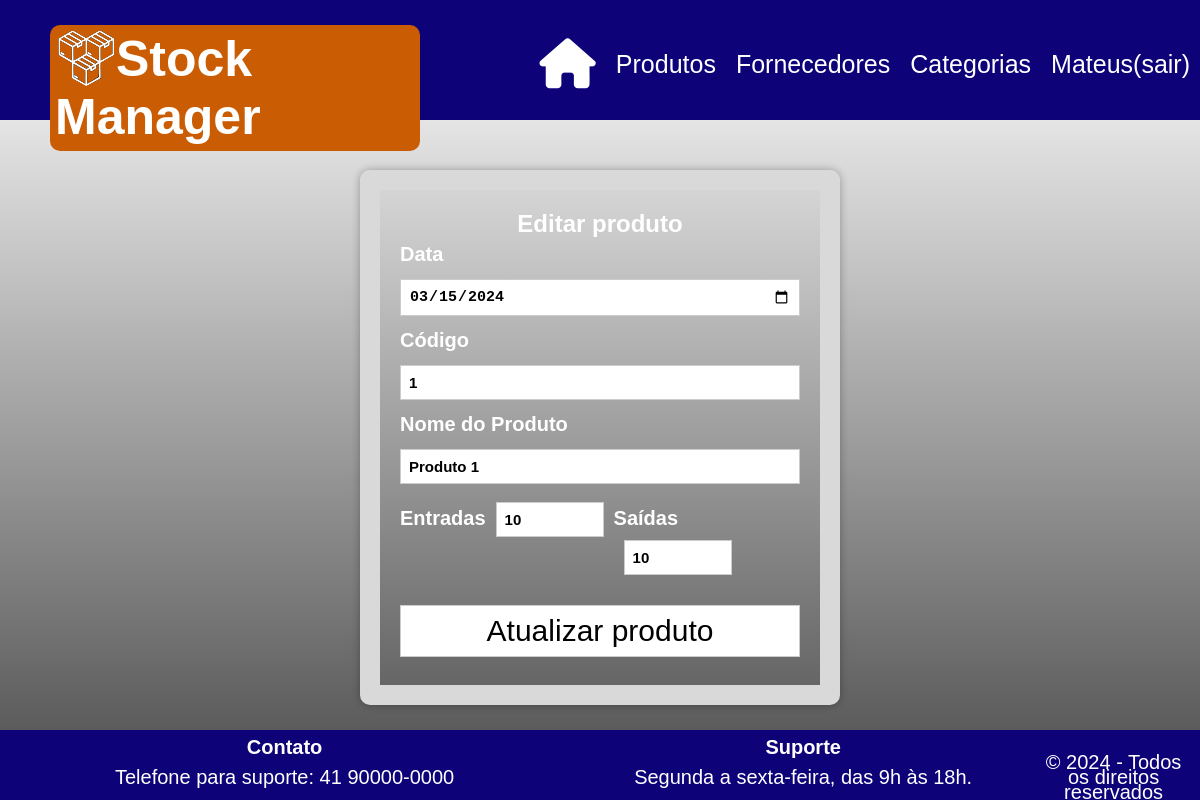
Page /index.php?pagina=inserir_produto&editar=1 (signed in) on the earlier database version.
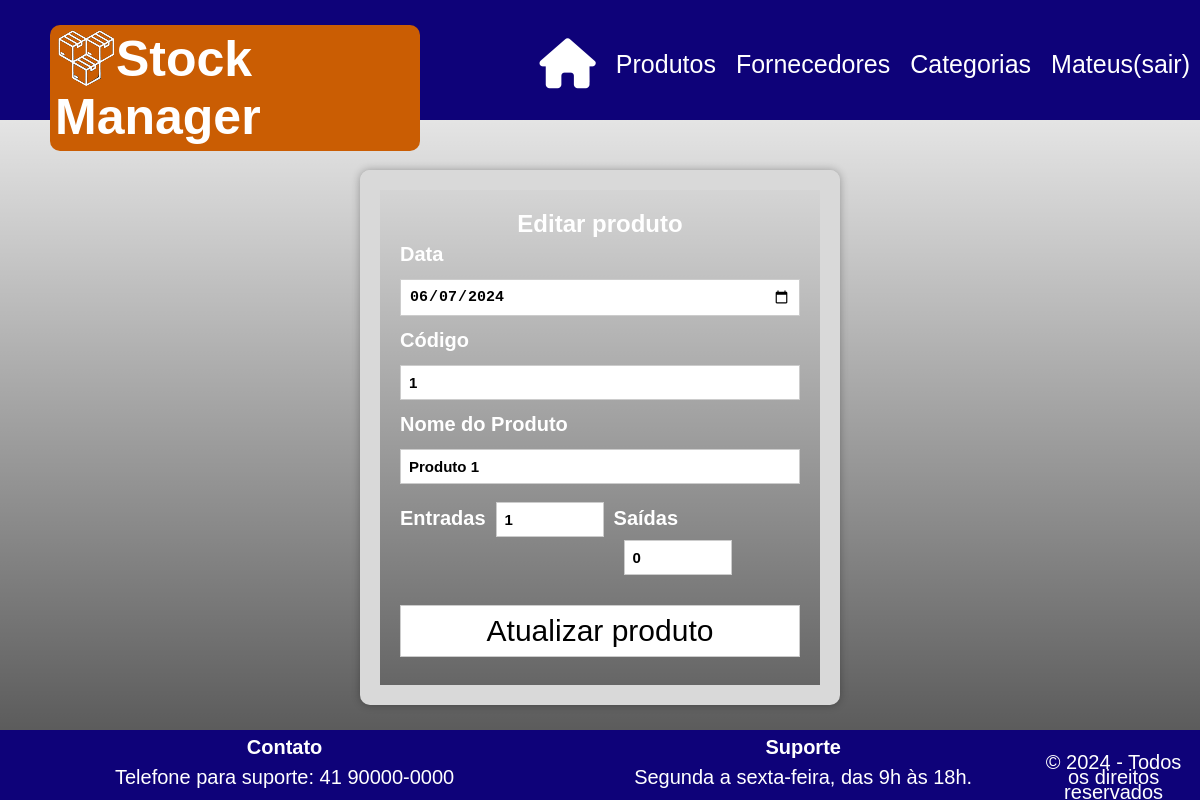
Same page on the later database version.
### tables this page shows
CREATE TABLE `produtos` (
  `id_produto` int(11) NOT NULL,
  `data` date NOT NULL,
  `codigo` int(11) NOT NULL,
  `nome_produto` varchar(50) NOT NULL,
  `entradas` float NOT NULL,
  `saidas` float NOT NULL,
  `data_registro` datetime NOT NULL DEFAULT current_timestamp()
);

### inserir_produto.php (the view, shortened to what this page needs)
<?php
require_once("conexao.php");
?>
<!DOCTYPE html>
<html lang="pt-br">
<head>
</head>
<body>
    <?php if (!isset($_GET['editar'])) { ?>
        <form class="inserir" action="" method="post">
            <h2>Inserir novo produto</h2>
            <label for="">Data</label>
            <input type="date" name="data" required>
            <label for="">Código</label>
            <input type="text" name="codigo" required>
            <label for="">Nome do Produto</label>
            <input type="text" name="nome_produto" required>
            <label class="numerol" for="">Entradas</label>
            <input class="numero" type="text" min="1" name="entradas" required>
            <label class="numerol" for="">Saídas</label>
            <input class="numero" type="text" min="1" name="saidas" required>
            <button class="button" type="submit">Cadastrar</button>
        </form>
    <?php
    } else {
        $id_produto = $_GET['editar'];
        $sql_produtos = $pdo->query("SELECT * FROM produtos WHERE id_produto= $id_produto");
        $linhas = $sql_produtos->fetch(PDO::FETCH_ASSOC);
    ?>
        <form class="inserir" action="editar_produto.php" method="post">
            <h2>Editar produto</h2>
            <label for="">Data</label>
            <input type="date" name="data" required value="<?php echo $linhas['data']; ?>">
            <label for="">Código</label>
            <input type="text" name="codigo" required value="<?php echo $linhas['codigo']; ?>">
            <label for="">Nome do Produto</label>
            <input type="text" name="nome_produto" required value="<?php echo $linhas['nome_produto']; ?>">
            <label class="numerol" for="">Entradas</label>
            <input class="numero" type="text" min="1" name="entradas" required value="<?php echo $linhas['entradas']; ?>">
            <label class="numerol" for="">Saídas</label>
            <input class="numero" type="text" min="1" name="saidas" required value="<?php echo $linhas['saidas']; ?>">
            <button class="button" type="submit">Atualizar produto</button>
        </form>
    <?php } ?>
</body>
</html>

Differences in the rows shown:
changed produtos "Produto 1": data "03/15/2024" → "06/07/2024"; entradas "10" → "1"; saidas "10" → "0"
